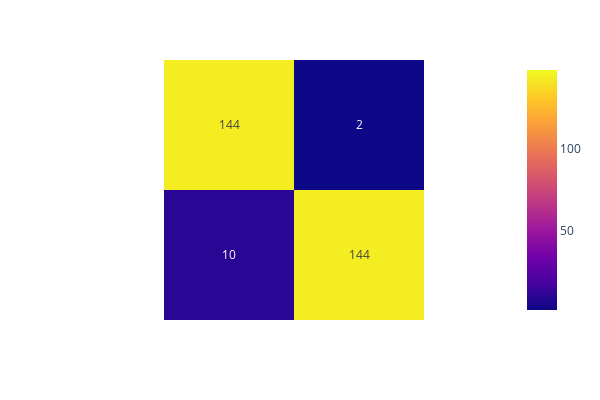

The code cell stored with this chart in its notebook:
### Code cell
fig = (
    px.imshow(
        confusion_matrix(y_test, model_predict),
        text_auto = True,
        width = 600,
        height = 400,
        color_continuous_midpoint = 75
        
    )
)

fig.update_xaxes(showticklabels = False)
fig.update_yaxes(showticklabels = False)
fig.show()

### Figure 1 — Plotly figure (JSON) as saved in the notebook; plotly's stock layout.template omitted (floating-point values rounded to 4 significant figures)
{"data": [{"coloraxis": "coloraxis", "hovertemplate": "x: %{x}<br>y: %{y}<br>color: %{z}<extra></extra>", "name": "0", "texttemplate": "%{z}", "type": "heatmap", "xaxis": "x", "yaxis": "y", "z": [[144, 2], [10, 144]]}], "layout": {"coloraxis": {"cmid": 75, "colorscale": [[0, "#0d0887"], [0.1111, "#46039f"], [0.2222, "#7201a8"], [0.3333, "#9c179e"], [0.4444, "#bd3786"], [0.5556, "#d8576b"], [0.6667, "#ed7953"], [0.7778, "#fb9f3a"], [0.8889, "#fdca26"], [1, "#f0f921"]]}, "height": 400, "margin": {"t": 60}, "width": 600, "xaxis": {"anchor": "y", "constrain": "domain", "domain": [0, 1], "scaleanchor": "y", "showticklabels": false}, "yaxis": {"anchor": "x", "autorange": "reversed", "constrain": "domain", "domain": [0, 1], "showticklabels": false}}}
